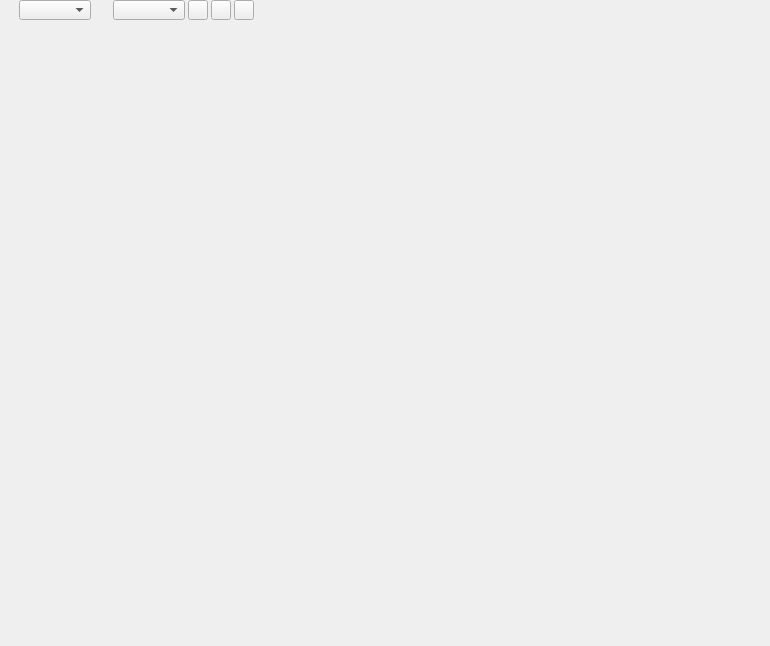
<?xml version="1.0" encoding="UTF-8"?>
<ui version="4.0">
 <class>GameScene</class>
 <widget class="QWidget" name="GameScene">
  <property name="geometry">
   <rect>
    <x>0</x>
    <y>0</y>
    <width>770</width>
    <height>646</height>
   </rect>
  </property>
  <property name="windowTitle">
   <string>GameScene</string>
  </property>
  <layout class="QVBoxLayout" name="verticalLayout">
   <property name="spacing">
    <number>0</number>
   </property>
   <property name="leftMargin">
    <number>0</number>
   </property>
   <property name="topMargin">
    <number>0</number>
   </property>
   <property name="rightMargin">
    <number>0</number>
   </property>
   <property name="bottomMargin">
    <number>0</number>
   </property>
   <item>
    <widget class="QWidget" name="title_bar" native="true">
     <property name="sizePolicy">
      <sizepolicy hsizetype="Preferred" vsizetype="Fixed">
       <horstretch>0</horstretch>
       <verstretch>0</verstretch>
      </sizepolicy>
     </property>
     <property name="minimumSize">
      <size>
       <width>0</width>
       <height>20</height>
      </size>
     </property>
     <property name="maximumSize">
      <size>
       <width>16777215</width>
       <height>20</height>
      </size>
     </property>
     <layout class="QHBoxLayout" name="horizontalLayout">
      <property name="spacing">
       <number>3</number>
      </property>
      <property name="leftMargin">
       <number>0</number>
      </property>
      <property name="topMargin">
       <number>0</number>
      </property>
      <property name="rightMargin">
       <number>0</number>
      </property>
      <property name="bottomMargin">
       <number>0</number>
      </property>
      <item>
       <widget class="QLabel" name="camera_icon">
        <property name="sizePolicy">
         <sizepolicy hsizetype="Fixed" vsizetype="Fixed">
          <horstretch>0</horstretch>
          <verstretch>0</verstretch>
         </sizepolicy>
        </property>
        <property name="minimumSize">
         <size>
          <width>16</width>
          <height>16</height>
         </size>
        </property>
        <property name="maximumSize">
         <size>
          <width>16</width>
          <height>16</height>
         </size>
        </property>
        <property name="text">
         <string/>
        </property>
        <property name="scaledContents">
         <bool>true</bool>
        </property>
       </widget>
      </item>
      <item>
       <widget class="QComboBox" name="camera"/>
      </item>
      <item>
       <widget class="QLabel" name="ratio_icon">
        <property name="sizePolicy">
         <sizepolicy hsizetype="Fixed" vsizetype="Fixed">
          <horstretch>0</horstretch>
          <verstretch>0</verstretch>
         </sizepolicy>
        </property>
        <property name="minimumSize">
         <size>
          <width>16</width>
          <height>16</height>
         </size>
        </property>
        <property name="maximumSize">
         <size>
          <width>16</width>
          <height>16</height>
         </size>
        </property>
        <property name="text">
         <string/>
        </property>
        <property name="scaledContents">
         <bool>true</bool>
        </property>
       </widget>
      </item>
      <item>
       <widget class="QComboBox" name="ratio"/>
      </item>
      <item>
       <widget class="QToolButton" name="audio">
        <property name="minimumSize">
         <size>
          <width>20</width>
          <height>20</height>
         </size>
        </property>
        <property name="maximumSize">
         <size>
          <width>20</width>
          <height>20</height>
         </size>
        </property>
        <property name="text">
         <string/>
        </property>
        <property name="checkable">
         <bool>true</bool>
        </property>
       </widget>
      </item>
      <item>
       <widget class="QToolButton" name="fps">
        <property name="minimumSize">
         <size>
          <width>20</width>
          <height>20</height>
         </size>
        </property>
        <property name="maximumSize">
         <size>
          <width>20</width>
          <height>20</height>
         </size>
        </property>
        <property name="text">
         <string/>
        </property>
        <property name="checkable">
         <bool>true</bool>
        </property>
       </widget>
      </item>
      <item>
       <widget class="QToolButton" name="tools">
        <property name="minimumSize">
         <size>
          <width>20</width>
          <height>20</height>
         </size>
        </property>
        <property name="maximumSize">
         <size>
          <width>20</width>
          <height>20</height>
         </size>
        </property>
        <property name="text">
         <string/>
        </property>
       </widget>
      </item>
      <item>
       <spacer name="horizontalSpacer">
        <property name="orientation">
         <enum>Qt::Horizontal</enum>
        </property>
        <property name="sizeHint" stdset="0">
         <size>
          <width>40</width>
          <height>20</height>
         </size>
        </property>
       </spacer>
      </item>
     </layout>
    </widget>
   </item>
   <item>
    <widget class="XS::RenderWidget" name="display" native="true"/>
   </item>
  </layout>
 </widget>
 <customwidgets>
  <customwidget>
   <class>XS::RenderWidget</class>
   <extends>QWidget</extends>
   <header>Core/RenderWidget.h</header>
   <container>1</container>
  </customwidget>
 </customwidgets>
 <resources/>
 <connections/>
</ui>
